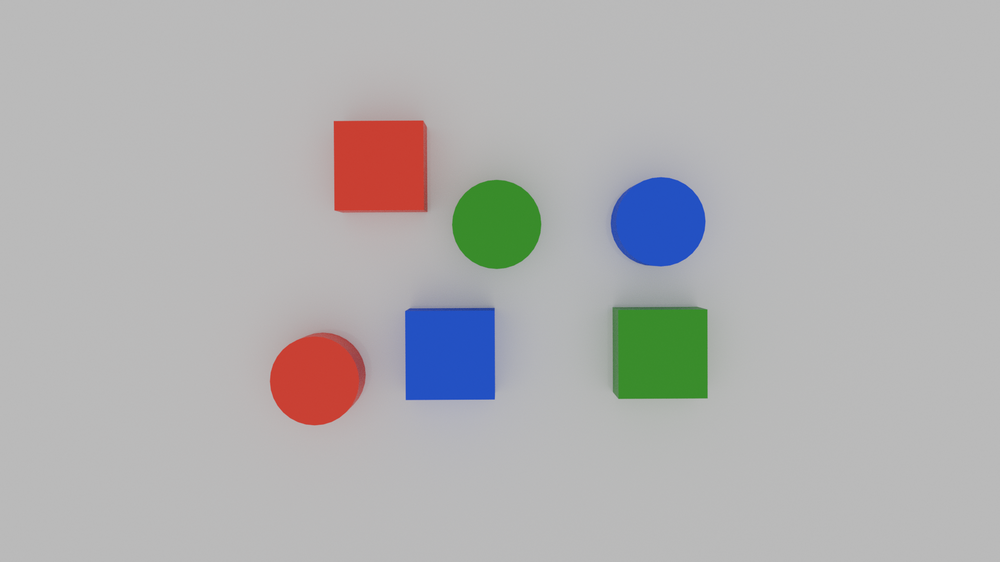
%> input picture shapesphoto.png, 1000 x 562 px, shrunk from 1920 x 1080 before the run
$ octave --eval "result = shapes_and_colours('shapesphoto.png');"   (GNU Octave 9; MATLAB toolbox functions it lacks are replaced by stand-ins)
%> lines starting %> are read from the running program, lines starting %| are printed output that depends on the picture; in (x1, y1, x2, y2) boxes, pixels count from 0 and x2, y2 are one past the last pixel; in counts of white or black regions, pixels touching at a corner belong together; the program's own positions count from 1
function [sorted_shapes, fig] = shapes_and_colours(image)
%> called with image = 'shapesphoto.png'
%%
RGB = imread(image);
%> RGB is the input picture: size 562x1000x3 uint8; mean R, G, B 177.3, 176.6, 177.1
imshow(RGB);
%%
I = im2gray(RGB);
bw = imbinarize(I);
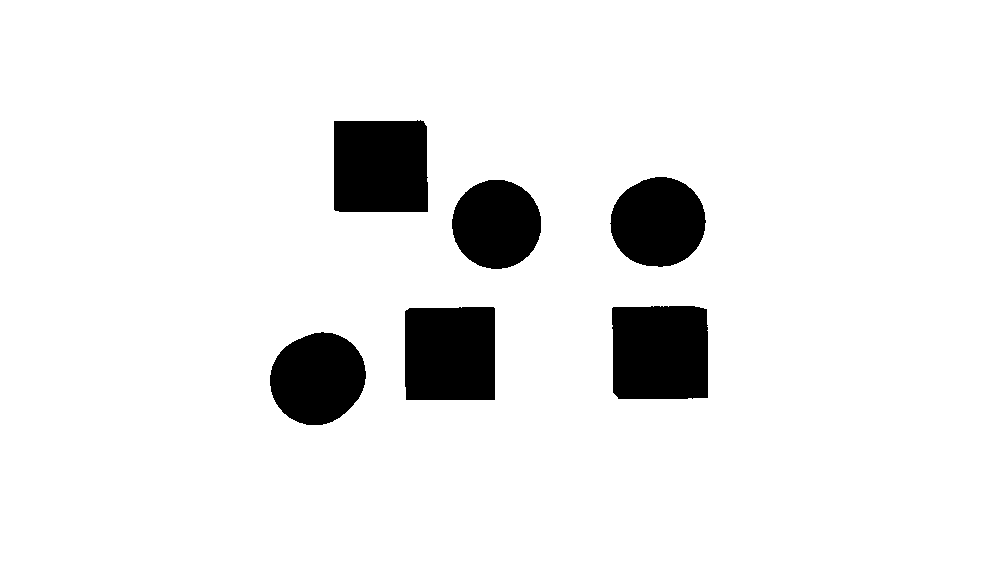
%> bw: size 562x1000 logical; 91.9% white; 6 black regions, box (x1, y1, x2, y2) and area: (612, 306, 708, 399) 8730, (334, 120, 428, 212) 8479, (405, 307, 495, 400) 8293, (270, 332, 366, 425) 6859, (610, 177, 706, 267) 6696, (452, 180, 541, 269) 6230
imshow(bw);
%%
minSize = 30;
bw = bwareaopen(bw,minSize);
imshow(bw);
%%
se = strel("disk",2);
bw = imclose(bw,se);
%> bw: size 562x1000 logical; 91.9% white; 6 black regions, box (x1, y1, x2, y2) and area: (612, 306, 708, 399) 8721, (334, 120, 428, 212) 8470, (405, 307, 495, 400) 8283, (270, 332, 366, 425) 6859, (610, 177, 706, 267) 6696, (452, 180, 541, 269) 6229
imshow(bw);
%%
bw = imcomplement(bw);
bw = imfill(bw,"holes");
imshow(bw);
%%
[B,L] = bwboundaries(bw,"noholes");
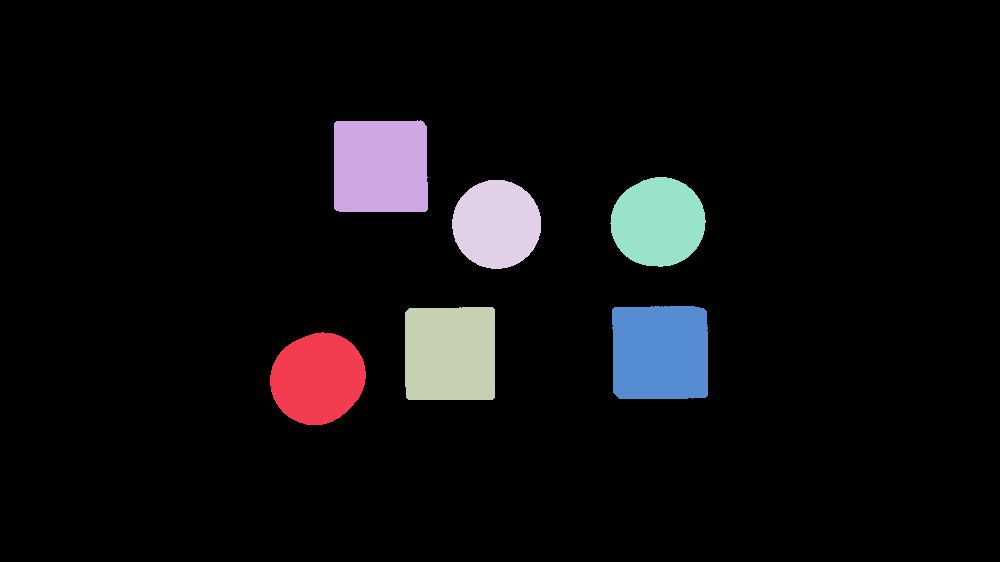
%> L: size 562x1000 double; 7 distinct labels, from 0 to 6; one colour per label, 0 black
%> B = 6 boundaries; box (x1, y1, x2, y2) and points: (612, 306, 708, 399) 356, (334, 120, 428, 212) 355, (405, 307, 495, 400) 351, (270, 332, 366, 425) 263, (610, 177, 706, 267) 261, (452, 180, 541, 269) 251

imshow(label2rgb(L,@jet,[.5 .5 .5]))
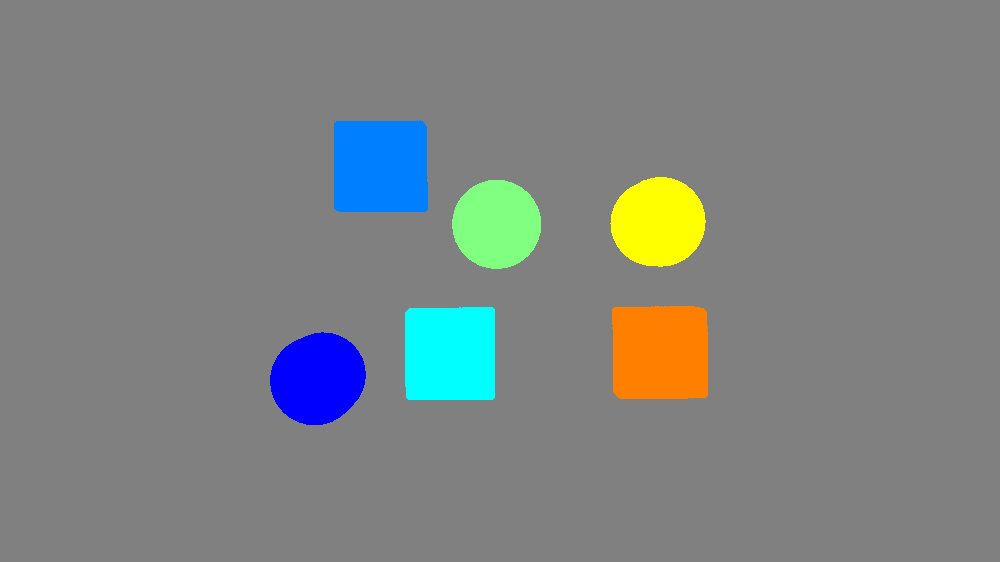
%> displayed picture: size 562x1000x3, on the screen's scale of 0 to 255; mean R, G, B 126.1, 131.2, 129.8
%%
%%%%%

centroid_value = [];
sorted_shapes = [];
whatShape = 2;

hold on
for k = 1:length(B)
  boundary = B{k};
  plot(boundary(:,2),boundary(:,1),"w",LineWidth=2)
end
%> this loop made 6 passes
title("Objects with Boundaries in White")

% determine roundness
stats = regionprops(L,"Circularity","Centroid");
%> stats = 6 regions; Centroid and Circularity: [318.3 379.1] 0.991, [381.2 167.1] 0.84, [450.7 354.3] 0.846, [497.2 224.9] 0.998, [658.8 222.8] 0.99, [660.8 353.1] 0.833

threshold = 0.90;
square_threshold = 0.75;
%
for k = 1:length(B)

  % Obtain (X,Y) boundary coordinates corresponding to label "k"
  boundary = B{k};

  % Obtain the circularity corresponding to label "k"
  circ_value = stats(k).Circularity;

  % Display the results
  circ_string = sprintf("%2.2f",circ_value);

  % Mark objects above the threshold with a black circle
  if circ_value > threshold
    centroid_value = stats(k).Centroid;
    whatShape = 0;
    sorted_shapes = [sorted_shapes; centroid_value(1), centroid_value(2), whatShape, 0];
  end

  % between a certain threshold for square
  if circ_value > square_threshold && circ_value <= threshold
    centroid_value = stats(k).Centroid;
    whatShape = 1;
    sorted_shapes = [sorted_shapes; centroid_value(1), centroid_value(2), whatShape, 0];
  end


  text(boundary(1,2)-35,boundary(1,1)+13,circ_string,Color="y",...
       FontSize=14,FontWeight="bold")

end
%> this loop made 6 passes
%> (circ_value, circ_string, whatShape, sorted_shapes) on passes 1 to 3: (0.991, '0.99', 0, [318.3 379.1 0 0]), (0.84, '0.84', 1, [318.3 379.1 0 0; 381.2 167.1 1 0]), (0.846, '0.85', 1, [318.3 379.1 0 0; 381.2 167.1 1 0; 450.7 354.3 1 0])
%> (circ_value, circ_string, centroid_value, whatShape) on passes 4 to 6: (0.998, '1.00', [497.2 224.9], 0), (0.99, '0.99', [658.8 222.8], 0), (0.833, '0.83', [660.8 353.1], 1)
%> after the loop, sorted_shapes = [318.3 379.1 0 0; 381.2 167.1 1 0; 450.7 354.3 1 0; 497.2 224.9 0 0; 658.8 222.8 0 0; 660.8 353.1 1 0]
title("Centroids of Circular Objects and Circularity Values")


[R, G, B] = imsplit(RGB);
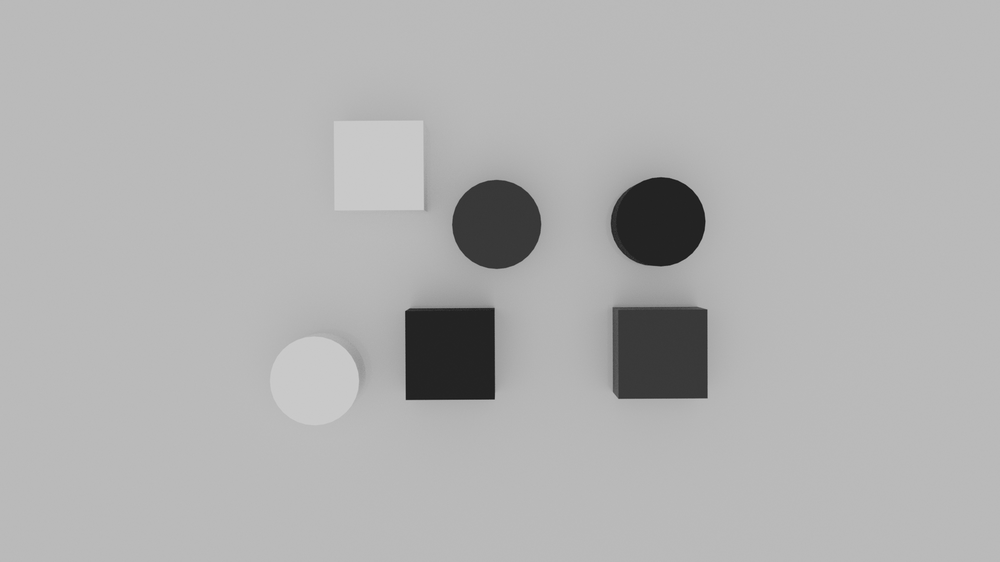
%> R: size 562x1000 uint8; min 22, max 204, mean 177.3
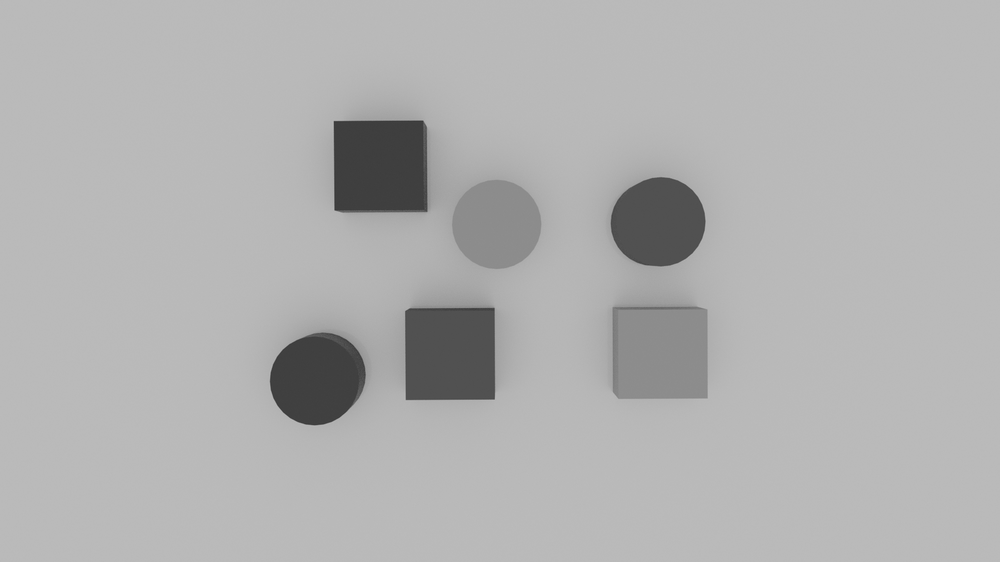
%> G: size 562x1000 uint8; min 51, max 187, mean 176.6
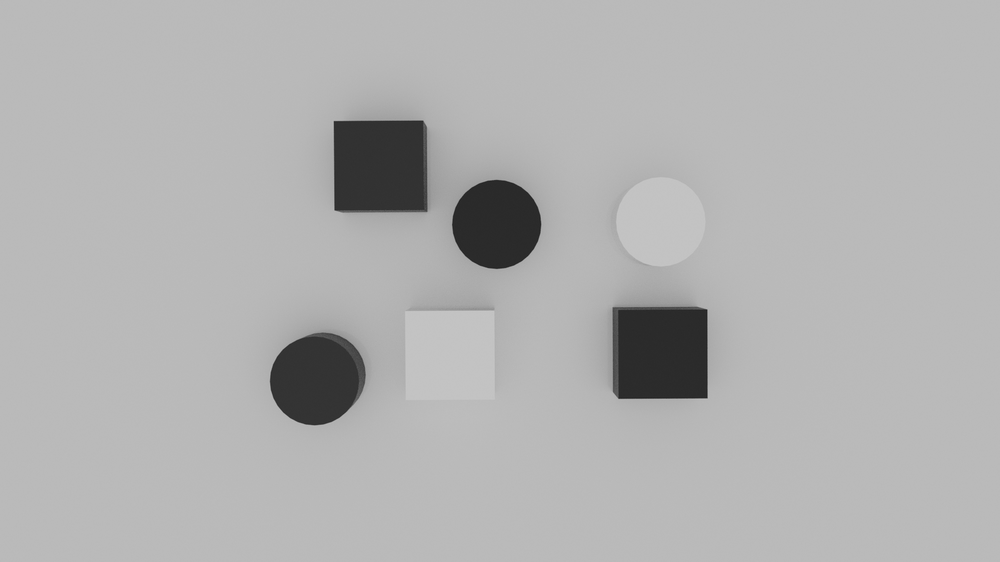
%> B: size 562x1000 uint8; min 28, max 198, mean 177.1
threshold = 60;
margin = 30;


%check square
for i = 1:size(sorted_shapes,1)

    y = round(sorted_shapes(i,2));
    x = round(sorted_shapes(i,1));

    R_value = R(y, x);
    G_value = G(y, x);
    B_value = B(y, x);

    redMask = (R_value > threshold) & (R_value > G_value + margin) & (R_value > B_value + margin);
    blueMask = (B_value > threshold) & (B_value > R_value + margin) & (B_value > G_value + margin);
    greenMask = (G_value > threshold) & (G_value > B_value + margin) & (G_value > R_value + margin);

if sorted_shapes(i,3) == 0
    shape_desc = "circle";
elseif sorted_shapes(i,3) == 1
    shape_desc = "square";
end

    if redMask
        fprintf('The %s at (%d, %d) is red.\n', shape_desc, x, y);
        plot(sorted_shapes(i,1),sorted_shapes(i,2),"ko");
        text(sorted_shapes(i,1) - 10, sorted_shapes(i,2) + 20, sprintf('RED %s', shape_desc),  'Color', 'r', 'FontSize', 12);
        sorted_shapes(i,4) = 1;
    elseif blueMask
        fprintf('The %s at (%d, %d) is blue.\n', shape_desc, x, y);
        plot(sorted_shapes(i,1),sorted_shapes(i,2),"ko");
        text(sorted_shapes(i,1) - 10,  sorted_shapes(i,2) + 20, sprintf('BLUE %s', shape_desc), 'Color', 'b', 'FontSize', 12);
        sorted_shapes(i,4) = 2;
    elseif greenMask
        fprintf('The %s at (%d, %d) is green.\n', shape_desc, x, y);
        plot(sorted_shapes(i,1),sorted_shapes(i,2),"ko");
        text(sorted_shapes(i,1) - 10,  sorted_shapes(i,2) + 20, sprintf('GREEN %s', shape_desc), 'Color', 'g', 'FontSize', 12);
        sorted_shapes(i,4) = 3;
    end
end
%> this loop made 6 passes
%> (y, x, R_value, G_value, B_value, redMask, blueMask, greenMask) on passes 1 to 6: (379, 318, 201, 65, 52, true, false, false), (167, 381, 201, 63, 50, true, false, false), (354, 451, 35, 81, 194, false, true, false), (225, 497, 56, 140, 42, false, false, true), (223, 659, 35, 80, 194, false, true, false), (353, 661, 57, 140, 43, false, false, true)
%| The circle at (318, 379) is red.
%| The square at (381, 167) is red.
%| The square at (451, 354) is blue.
%| The circle at (497, 225) is green.
%| The circle at (659, 223) is blue.
%| The square at (661, 353) is green.
%> after the loop, sorted_shapes = [318.3 379.1 0 1; 381.2 167.1 1 1; 450.7 354.3 1 2; 497.2 224.9 0 3; 658.8 222.8 0 2; 660.8 353.1 1 3]
%> `result = shapes_and_colours('shapesphoto.png');`:
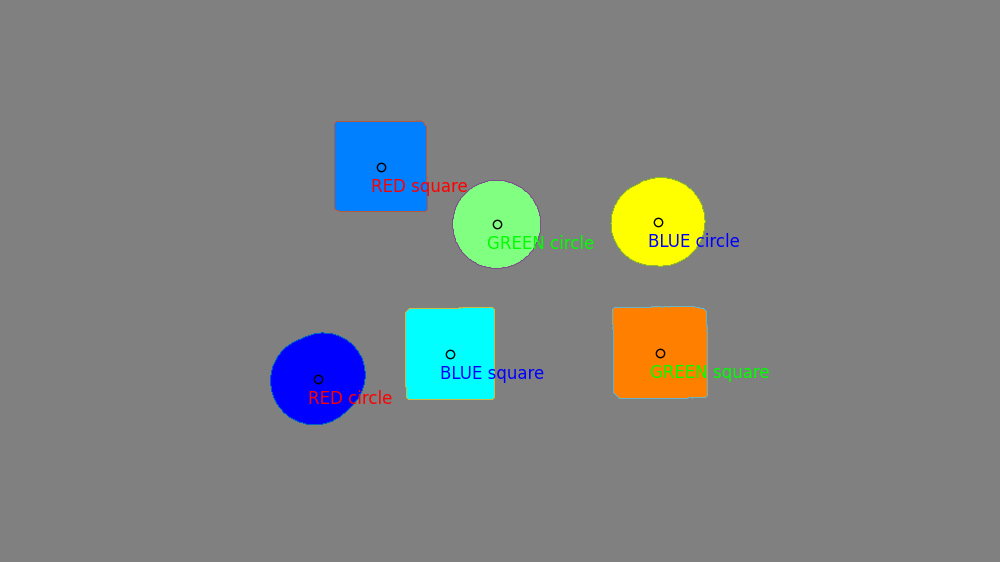
%> figure redrawn from the program's plot data; its title reads 'Centroids of Circular Objects and Circularity Values'
%> `result = shapes_and_colours('shapesphoto.png');`: result has the same summary as sorted_shapes in shapes_and_colours
fig = gcf;
end


%% call in mainfunc
% [5 lines of commented-out code are left out]
